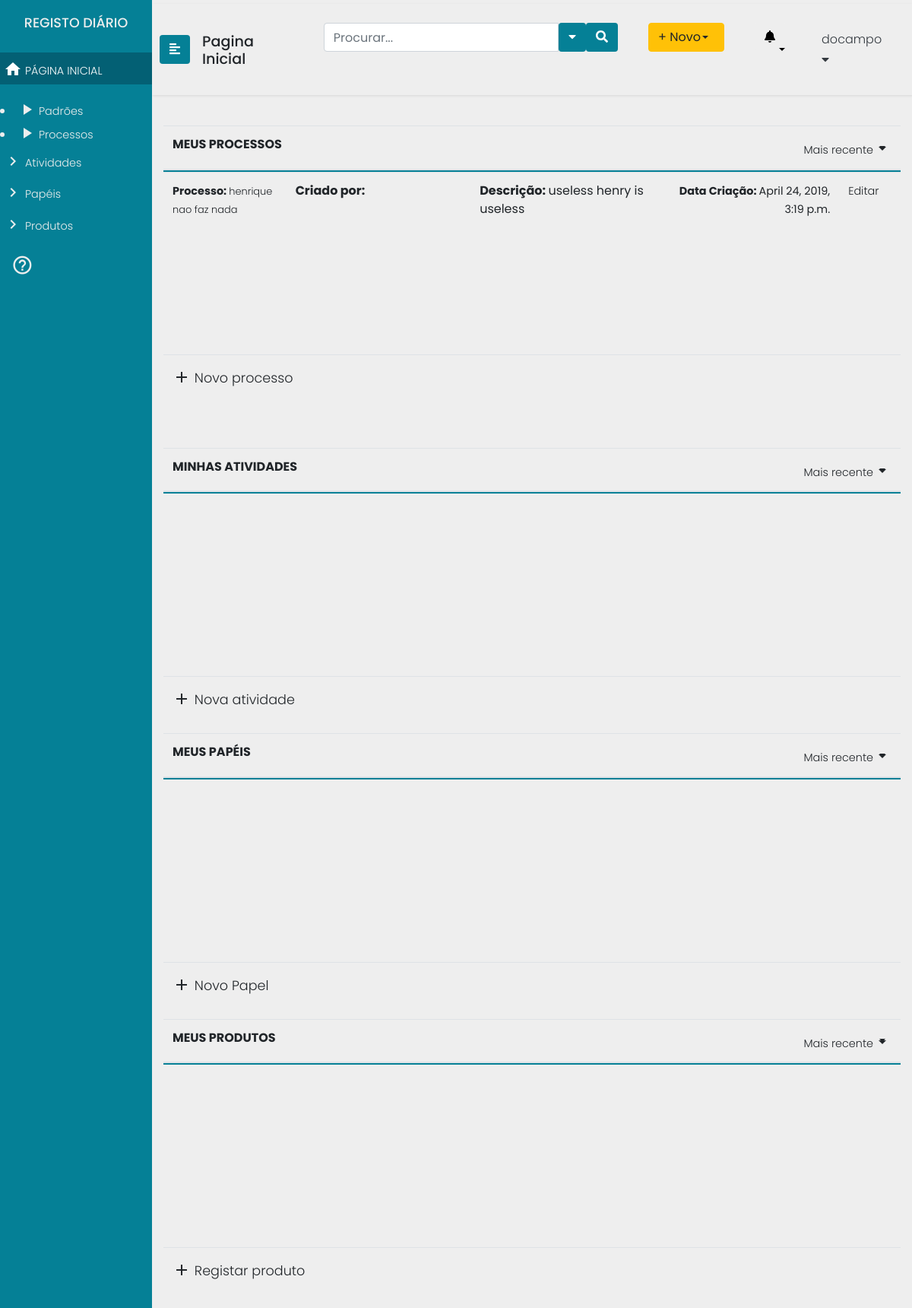
The page / (signed in) on the database as committed earlier.
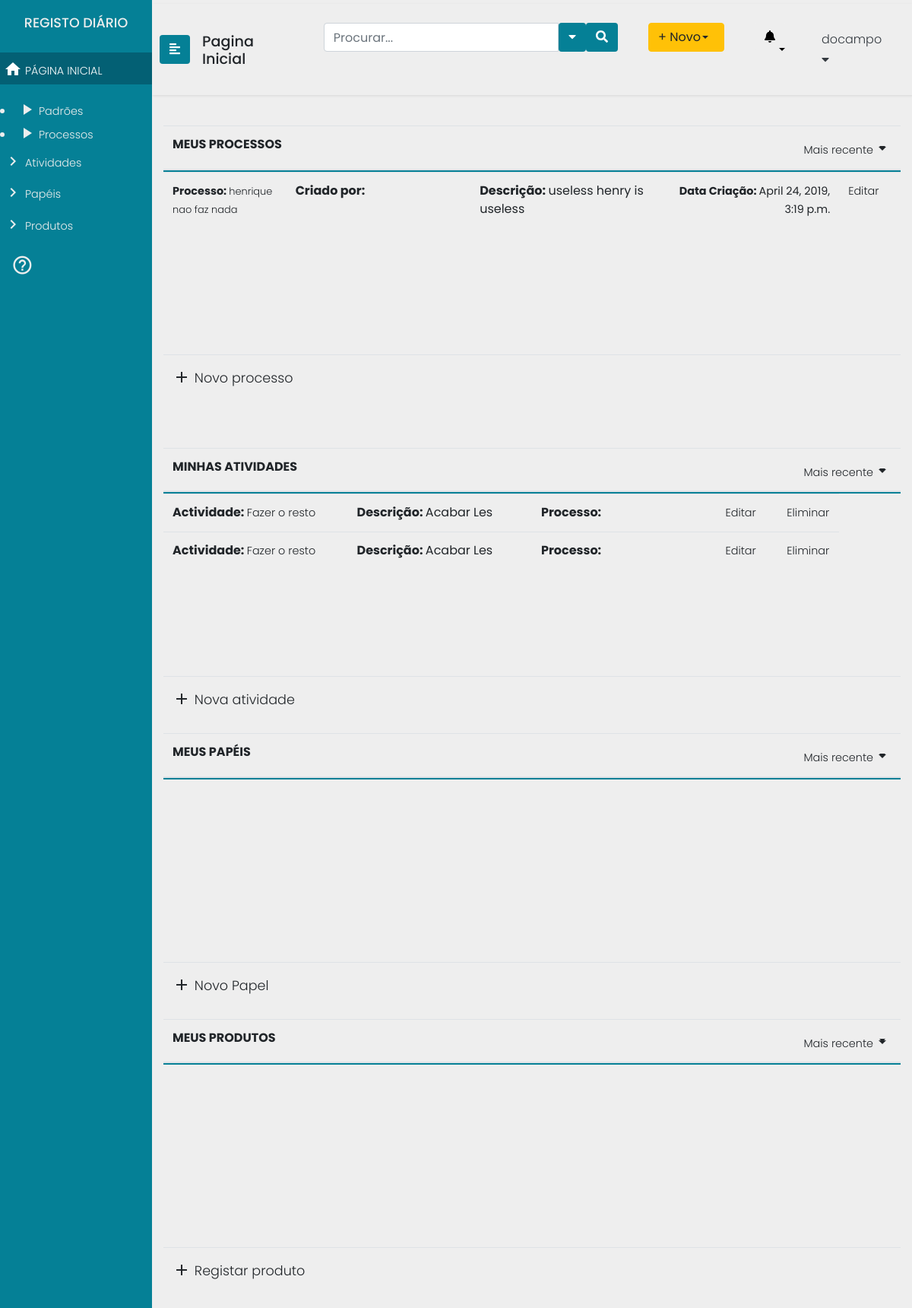
The same page on the database as committed later.
### processes/models.py (models this page shows, shortened)
class Process(models.Model):
    process_name = models.CharField(max_length=200)
    user = models.ForeignKey(User, null=True, on_delete=models.SET_NULL)
    creation_date = models.DateTimeField("date created", default=django.utils.timezone.now())
    description = models.TextField(max_length=200)

class Activity(models.Model):
    activity_name = models.CharField(max_length=200)
    process = models.ManyToManyField(Process, null=True, blank=True)
    description = models.TextField(max_length=200)
    role = models.ManyToManyField('Role', blank=True)

### processes/views.py (the view)
# urls.py: 2. Add a URL to urlpatterns:  path('', views.home, name='home')
@login_required(login_url='/login2')
def home(request):
	return render(request=request,
				  template_name="processes/homepage.html",
				   context={"procs": Process.objects.all(), "acts": Activity.objects.all(),
				   			"roles": Role.objects.all()	, "users" : User.objects.all(),
							 "orgs" : Organization.objects.all(), "prods" : Product.objects.all(),
				   }
				   )

### templates/processes/homepage.html
{% extends "processes/header2.html" %}
{% block content %}
				{% if perms.Users.test_GProc or  perms.Users.test_Analist %}
				{% include "processes/includes/sidenav_gpanalist.html" %}
				{% elif perms.Users.test_Admin %}
				{% include "processes/includes/sidenav_admin.html" %}
				{% endif %}
				{% if perms.Users.test_GProc or  perms.Users.test_Analist %}
				{% include "processes/includes/gp_main_area.html" %}
				{% elif perms.Users.test_Admin %}
				{% include "processes/includes/admin_main_area.html" %}
				{% endif %}
{% endblock %}

### templates/processes/includes/gp_main_area.html (shortened to what this page needs)
<div class="container">
	<table class="table table-hover header-fixed">
		<thead>
			<tr class="d-flex">
				<th class="col-9">MEUS PROCESSOS</th>
				<th class="col-3 text-right">
					<a class="dropdown-toggle" id="sidebarCollapse" data-toggle="dropdown" href="#" role="button" aria-haspopup="true" aria-expanded="false"><span>Mais recente</span><i class="material-icons">arrow_drop_down</i></a>
				</th>
			</tr>
		</thead>
		<tbody>
				{% for proc in procs %}
				<tr class="d-flex">
						<td class="col-2"><span><b>Processo: </b><a href="#">{{proc.process_name}} </a></span></td>
						<td class="col-3"><b>Criado por: </b> {{proc.user.username}} </td>
						<td class="col-3"><b>Descrição: </b>{{proc.description}}</span></td>
						<td class="col-3 text-right"><span><b>Data Criação: </b>{{proc.creation_date}}</span></td>
						<td class="col-1"><b><a href="processos/ProcessUpdate/{{proc.id}} ">Editar</a></span></td>
					</tr>
					{% endfor %}
		</tbody>
		<tfoot>
				<tr class="d-flex">
						<td class="col-9"><b><a href="/processos/ProcessCreate" class="novo"><i class="material-icons">add</i> Novo processo</a></b></td>
						<td class="col-3 text-right"></td>
					</tr>
		</tfoot>
	</table>
	<div class="brk">
	</div>
	<table class="table table-hover header-fixed">
		<thead>
			<tr class="d-flex">
				<th class="col-9">MINHAS ATIVIDADES</th>
				<th class="col-3 text-right">
					<a class="dropdown-toggle" id="sidebarCollapse" data-toggle="dropdown" href="#" role="button" aria-haspopup="true" aria-expanded="false"><span>Mais recente</span><i class="material-icons">arrow_drop_down</i></a>
				</th>
			</tr>
		</thead>
		<tbody>
			{% for act in acts %}
			<tr class="d-flex">
					<td class="col-3"><b>Actividade: </b> <a href="#">{{act.activity_name}}</a></td>
					<td class="col-3"><b>Descrição: </b> {{act.description}}</td>
					<td class="col-3"><b>Processo: </b><a href="#">{{act.process.process_name}}</a></td>
					<td class="col-1"><b><a href="actividades/ActivityUpdate/{{act.id}} ">Editar</a></span></td>
					<td class="col-1"><b><a href="actividades/ActivityDelete/{{act.id}} ">Eliminar</a></span></td>
				</tr>
				{% endfor %}
		</tbody>
		<tfoot>
			<tr class="d-flex">
				<td class="col-9"><b><a href="/actividades/ActivityCreate" class="novo"><i class="material-icons">add</i> Nova atividade</a></b></td>
				<td class="col-3 text-right"></td>
			</tr>
		</tfoot>
	</table>
	<table class="table table-hover header-fixed">
		<thead>
			<tr class="d-flex">
				<th class="col-9">MEUS PAPÉIS</th>
				<th class="col-3 text-right">
					<a class="dropdown-toggle" id="sidebarCollapse" data-toggle="dropdown" href="#" role="button" aria-haspopup="true" aria-expanded="false"><span>Mais recente</span><i class="material-icons">arrow_drop_down</i></a>
				</th>
			</tr>
		</thead>
		<tbody>
		</tbody>
		<tfoot>
			<tr class="d-flex">
				<td class="col-9"><b><a href="/papeis/RoleCreate" class="novo"><i class="material-icons">add</i> Novo Papel</a></b></td>
				<td class="col-3 text-right"></td>
			</tr>
		</tfoot>
	</table>
	<table class="table table-hover header-fixed">
		<thead>
			<tr class="d-flex">
				<th class="col-9">MEUS PRODUTOS</th>
				<th class="col-3 text-right">
					<a class="dropdown-toggle" id="sidebarCollapse" data-toggle="dropdown" href="#" role="button" aria-haspopup="true" aria-expanded="false"><span>Mais recente</span><i class="material-icons">arrow_drop_down</i></a>
				</th>
			</tr>
		</thead>
		<tbody>
		</tbody>
		<tfoot>
			<tr class="d-flex">
				<td class="col-9"><b><a href="/produtos/ProductCreate" class="novo"><i class="material-icons">add</i> Registar produto</a></b></td>
				<td class="col-3 text-right"></td>
			</tr>
		</tfoot>
	</table>
</div>
</div>
</div>

Rows that differ between the two databases and show on the page:
added Activity: activity_name "Fazer o resto", description "Acabar Les"
added Activity: activity_name "Fazer o resto", description "Acabar Les"
